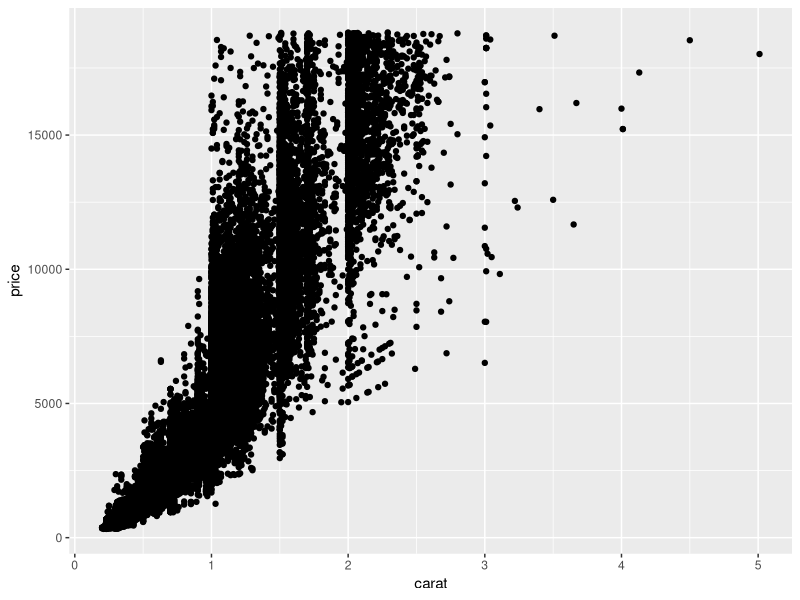
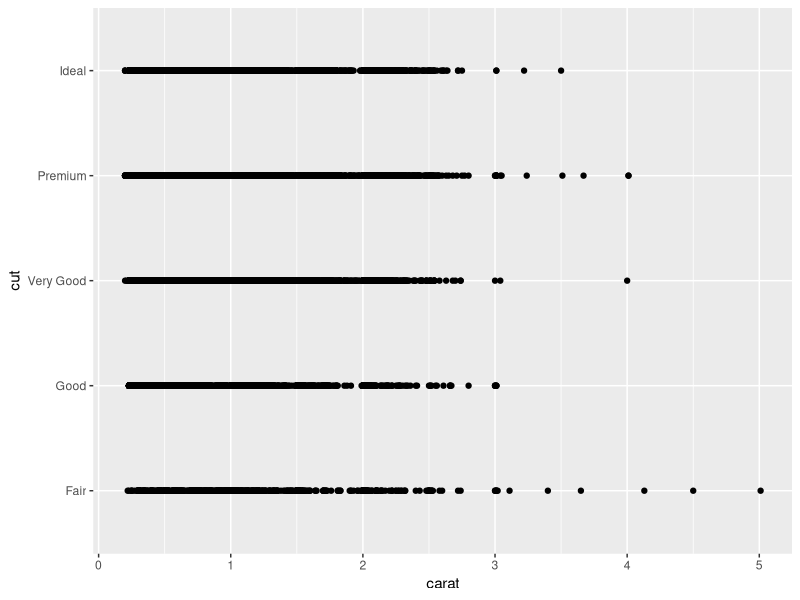

The R script that drew these images, in order:
## ---- chunk 1
library(tidyverse)
## ---- chunk 2
### In this code chunk, start with the diamonds dataset (built in to
### ggplot2 package) and create a plot of price vs. carat (or some other
### variables of your choice)

ggplot(diamonds) +
  geom_point(aes(x=carat, y=price))

## ---- chunk 3
### In this code chunk, start with the diamonds dataset (built in to
### ggplot2 package) and create a subset based on filtering, e.g., 
### size greater than 1 carat or cut is "Ideal"


## ---- chunk 4
### Both partners - delete this comment, then write some code here
### to plot, summarize, calculate something simple using the diamonds
### dataset.

ggplot(diamonds, aes(x=carat, y=cut))+ 
  geom_point()
## ---- chunk 5
### Both partners - delete this comment, then write some code here
### to plot, summarize, calculate something simple using the diamonds
### dataset.


